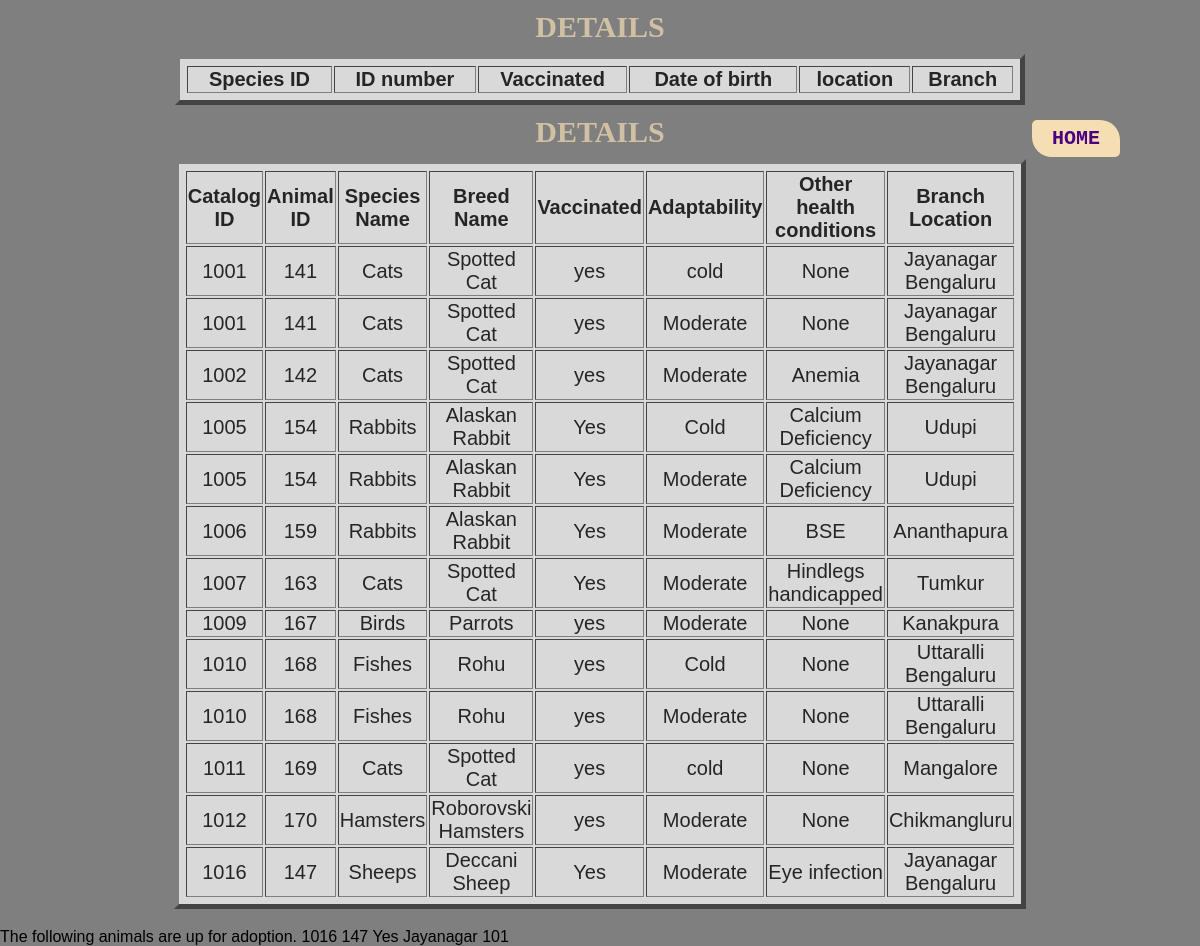
The page /adoptredirect.php on the database its author committed.
### tables this page shows
CREATE TABLE `catalog` (
  `cat_id` int(5) NOT NULL,
  `id_no` int(5) DEFAULT NULL,
  `vaccinated` varchar(20) DEFAULT NULL,
  `location_found` varchar(20) DEFAULT NULL
);

CREATE TABLE `animals` (
  `id_no` int(5) NOT NULL,
  `branch_id` int(5) DEFAULT NULL,
  `bcode` varchar(5) DEFAULT NULL
);

### adoptredirect.php (the view, shortened to what this page needs)
<!DOCTYPE html>
<!DOCTYPE html>
<html>
<head>
</head>
<body>
<table width=850; border="5" align="center">
    <caption><h1>DETAILS</h1></caption>
        <tr>
            <th>Species ID</th>
            <th>ID number</th>
            <th>Vaccinated</th>
            <th>Date of birth</th>
            <th>location</th>
            <th>Branch</th>
        </tr><?php
        require 'adopt.php';
$connection = mysqli_connect('localhost','root','','pet_care_center');
$Query ="SELECT c.cat_id,c.id_no,c.vaccinated,c.location_found,a.branch_id
from catalog c,animals a, breed b, species s
where c.id_no=a.id_no and b.breed_code=a.bcode and s.species_no=b.species_no and b.bname='$bname' and s.species_name='$species_name'  ";
$Execute = mysqli_query($connection, $Query);
while($Datarows = mysqli_fetch_array($Execute))
            {
                $cat_id = $Datarows['cat_id'];
                $id_no = $Datarows['id_no'];
                $vaccinated = $Datarows['vaccinated'];
                $location_found = $Datarows['location_found'];
                $branch_id = $Datarows['branch_id'];
            ?>
        <tr>
        <td><?php echo $cat_id; ?></td>
        <td><?php echo $id_no; ?></td>
        <td><?php echo $vaccinated; ?></td>
        <td><?php echo $location_found; ?></td>
        <td><?php echo $branch_id; ?></td>
            </tr>
<?php    } ?>
    </table>
</body>
</html>

### mycs.css (style rules this page uses)
h1,h2 { font-family: cursive; font-size: 30px; margin: 10px 00px ; text-decoration: none; color: wheat; }

### adopt.php (style rules this page uses)
table { padding: 5px; text-align: center; font-size: 20px; background-color: #ffffff; opacity: 0.7; }
html, body { margin: 0; padding: 0; width: 100%; }
body { background:linear-gradient(rgba(0,0,0,0.5),rgba(0,0,0,0.5)), url(images/cute-cow-FTR.jpg); background-size: cover; width: 100%; height: 100vh; display: table; font-family: sans-serif; }

### rows shown on the page
catalog: cat_id "1016", id_no "147", vaccinated "Yes", location_found "Jayanagar", id_no.branch_id "101"

### other values the page prints
$cat_id "1001"
$id_no "141"
$species_name "Cats"
$bname "Spotted Cat"
$vaccinated "yes"
$adaptability "cold"
$other_healthcond "None"
$branch_location "Jayanagar Bengaluru"
$adaptability "Moderate"
$cat_id "1002"
$id_no "142"
$other_healthcond "Anemia"
$cat_id "1005"
$id_no "154"
$species_name "Rabbits"
